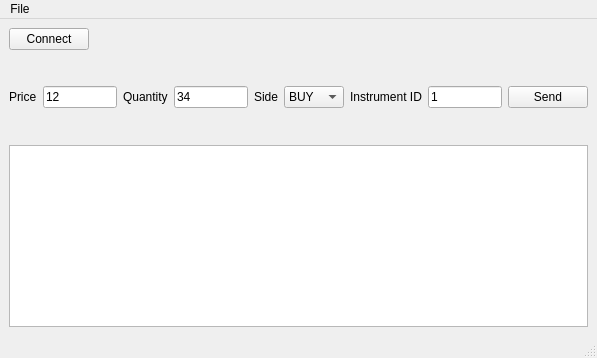
<?xml version="1.0" encoding="UTF-8"?>
<ui version="4.0">
 <class>MainWindow</class>
 <widget class="QMainWindow" name="MainWindow">
  <property name="geometry">
   <rect>
    <x>0</x>
    <y>0</y>
    <width>597</width>
    <height>358</height>
   </rect>
  </property>
  <property name="windowTitle">
   <string>MainWindow</string>
  </property>
  <widget class="QWidget" name="centralwidget">
   <layout class="QVBoxLayout" name="verticalLayout_2">
    <item>
     <layout class="QHBoxLayout" name="horizontalLayout_2">
      <item>
       <widget class="QPushButton" name="pushButton">
        <property name="text">
         <string>Connect</string>
        </property>
       </widget>
      </item>
      <item>
       <spacer name="horizontalSpacer">
        <property name="orientation">
         <enum>Qt::Horizontal</enum>
        </property>
        <property name="sizeHint" stdset="0">
         <size>
          <width>40</width>
          <height>20</height>
         </size>
        </property>
       </spacer>
      </item>
     </layout>
    </item>
    <item>
     <spacer name="verticalSpacer_2">
      <property name="orientation">
       <enum>Qt::Vertical</enum>
      </property>
      <property name="sizeHint" stdset="0">
       <size>
        <width>20</width>
        <height>40</height>
       </size>
      </property>
     </spacer>
    </item>
    <item>
     <layout class="QHBoxLayout" name="horizontalLayout_3">
      <item>
       <widget class="QLabel" name="Pricelabel">
        <property name="text">
         <string>Price</string>
        </property>
       </widget>
      </item>
      <item>
       <widget class="QLineEdit" name="PricelineEdit">
        <property name="text">
         <string>12</string>
        </property>
       </widget>
      </item>
      <item>
       <widget class="QLabel" name="Qtylabel">
        <property name="text">
         <string>Quantity</string>
        </property>
       </widget>
      </item>
      <item>
       <widget class="QLineEdit" name="QtylineEdit">
        <property name="text">
         <string>34</string>
        </property>
       </widget>
      </item>
      <item>
       <widget class="QLabel" name="Sidelabel">
        <property name="text">
         <string>Side</string>
        </property>
       </widget>
      </item>
      <item>
       <widget class="QComboBox" name="SidecomboBox">
        <item>
         <property name="text">
          <string>BUY</string>
         </property>
        </item>
        <item>
         <property name="text">
          <string>SELL</string>
         </property>
        </item>
       </widget>
      </item>
      <item>
       <widget class="QLabel" name="InstrumentIDlabel">
        <property name="text">
         <string>Instrument ID</string>
        </property>
       </widget>
      </item>
      <item>
       <widget class="QLineEdit" name="InstrumentIDlineEdit">
        <property name="text">
         <string>1</string>
        </property>
       </widget>
      </item>
      <item>
       <widget class="QPushButton" name="SendButton">
        <property name="text">
         <string>Send</string>
        </property>
       </widget>
      </item>
     </layout>
    </item>
    <item>
     <spacer name="verticalSpacer">
      <property name="orientation">
       <enum>Qt::Vertical</enum>
      </property>
      <property name="sizeHint" stdset="0">
       <size>
        <width>20</width>
        <height>40</height>
       </size>
      </property>
     </spacer>
    </item>
    <item>
     <widget class="QTextBrowser" name="textBrowser"/>
    </item>
   </layout>
  </widget>
  <widget class="QMenuBar" name="menubar">
   <property name="geometry">
    <rect>
     <x>0</x>
     <y>0</y>
     <width>597</width>
     <height>21</height>
    </rect>
   </property>
   <widget class="QMenu" name="menuFile">
    <property name="title">
     <string>File</string>
    </property>
    <addaction name="actionQuit"/>
   </widget>
   <addaction name="menuFile"/>
  </widget>
  <widget class="QStatusBar" name="statusbar"/>
  <action name="actionQuit">
   <property name="text">
    <string>Quit</string>
   </property>
  </action>
 </widget>
 <resources/>
 <connections/>
</ui>
